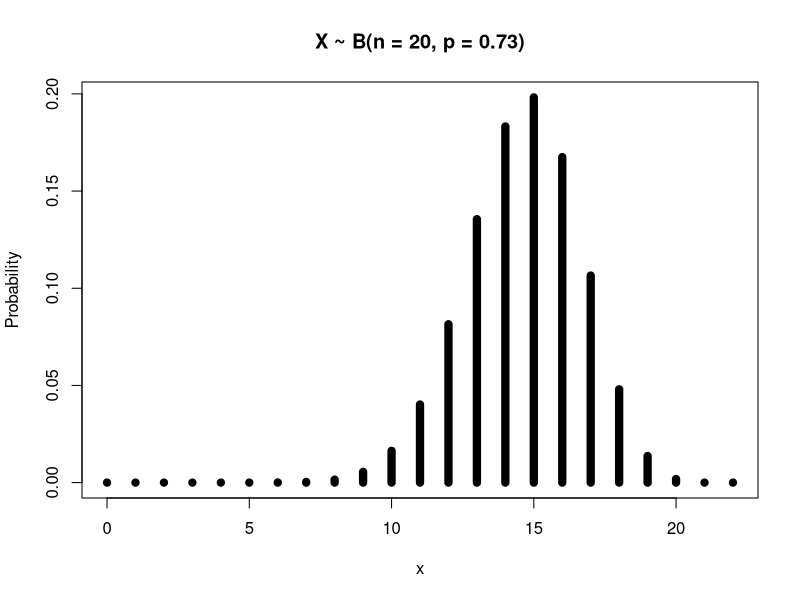
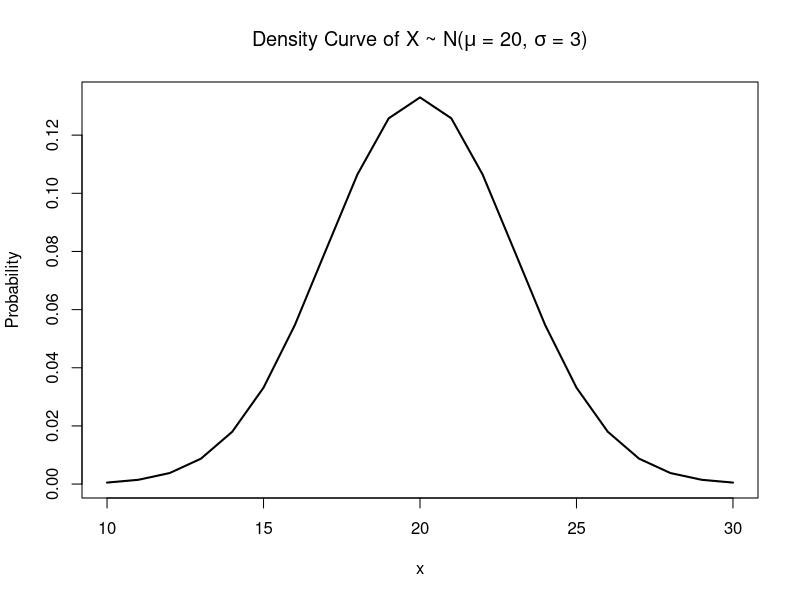
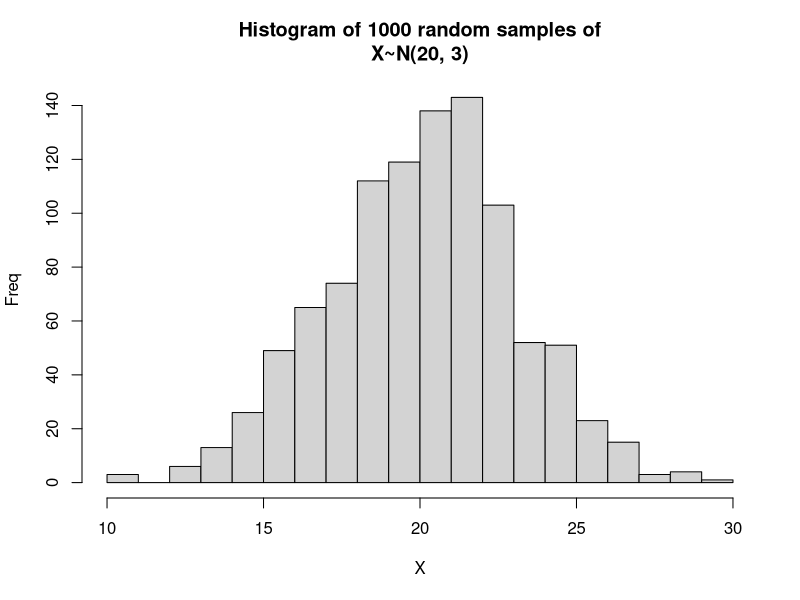
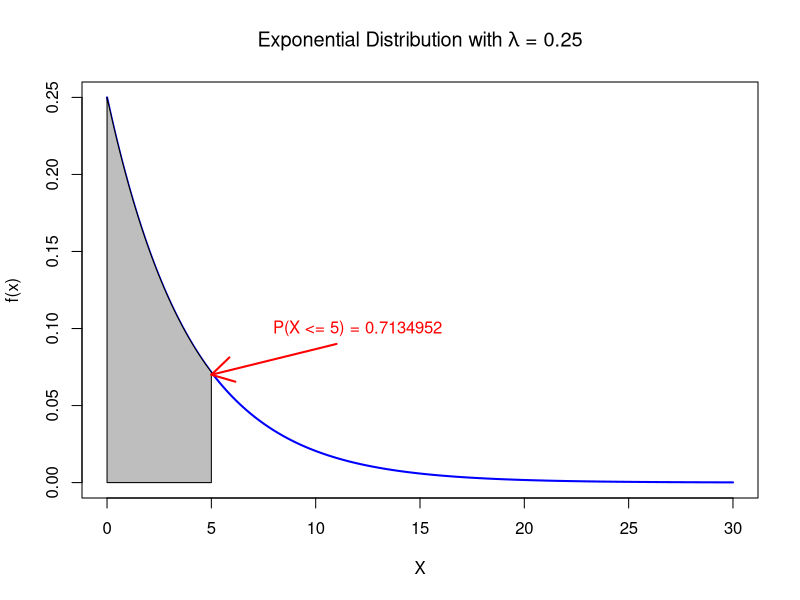
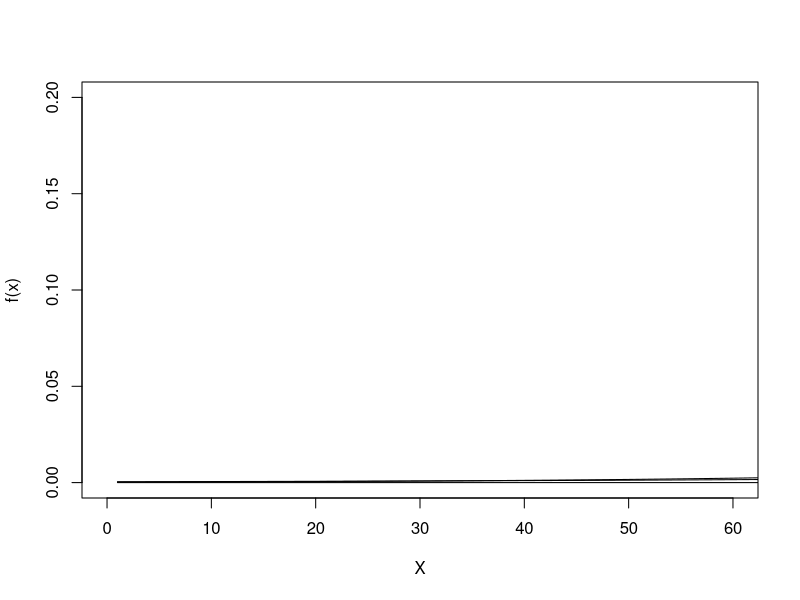

The R source for these figures, in order:
# STAT 435 Lab 7
# William Franzen

# 1. X ~ Bin(n = 20, p = 0.73) ----
n <- 20
p <- 0.73

# a. P(X = 16)
dbinom(15, n, p)

# b. Plot the Probability Distribution Plot of x.
plot(0:22, dbinom(0:22, n, p),
     type = "h",
     lwd = 8,
     main = "X ~ B(n = 20, p = 0.73)",
     xlab = "x",
     ylab = "Probability")

# c. Find P(10 < X < 15)
pbinom(14, n, p) - pbinom(10, n, p)

# d. Find P(14 <= X < 18)
pbinom(17, n, p) - pbinom(14, n, p)

# e. Find P(X > 12)
pbinom(12, n, p, lower.tail = FALSE)

# f. Find x such that P(X > x) = 0.4
qbinom(0.4, n, p)

# g. Find mean and standard deviation of X.
# Mean:
n * p
# STDev:
(n * p * (1-p))**0.5



# 2. X ~ N(mean = 20, stdev = 3) ----
m <- 20
s <- 3

# a. Find f(x = 18)
dnorm(18, m, s)

# b. Draw a probability density curve of X over range 10 to 30.
plot(10:30, dnorm(10:30, m, s),
     type = "l",
     lwd = 2,
     main = expression(paste("Density Curve of X ~ N(", mu, " = 20, ", sigma, " = 3)")),
     xlab = "x",
     ylab = "Probability")

# c. Find P(X > 23)
pnorm(23, m, s, lower.tail = FALSE)

# d. Find P(12 <= X < 21)
pnorm(21, m, s) - pnorm(12, m, s)

# e. Find 70th percentile of X
qnorm(0.7, m, s)

# f. Find a and b such that P(a <= X <= b) = 0.8 (central area)
left <- qnorm(0.1, m, s)
offset <- 20 - left
right <- 20 + offset
left
right
pnorm(right, m, s) - pnorm(left, m, s)

# g. Find the quintiles of X and report them here.
qnorm(seq(0.2, 0.8, by = 0.2), m, s)

# h. Find the IQR of X
qnorm(0.75, m, s) - qnorm(0.25, m, s)

# i. Set the seed to 435 and generate a random sample of size 1000.
set.seed(435)
rnd <- rnorm(1000, m, s)

hist(rnd, breaks = 18,
     main = "Histogram of 1000 random samples of\nX~N(20, 3)",
     xlab = "X",
     ylab = "Freq")
mean(rnd)
sd(rnd)

# 3. X ~ U(2.1, 10.5) ----
a <- 2.1
b <- 10.5

# a. What is the probability of waiting over 3.1 weeks?
punif(3.1, a, b, lower.tail = FALSE)

# b. What is the probability of receiving it in under a month?
month <- 31 / 7
punif(month, a, b)

# c. What is the probability of waiting between 4 and 6 weeks?
punif(6, a, b) - punif(4, a, b)

# d. What value of X separates the longest 5% of the times from the remaining?
qunif(0.95, a, b)

# e. Find mean and standard deviation of X
# Mean:
(a + b) / 2
# STDev:
sqrt((b-a)**2 / 12)

# 4. Exponential Distribution with lambda = 0.25
lam <- 0.25

# a. Find P(X > 7)
pexp(7, lam)

# b. Find P(5 <= X < 20)
pexp(20, lam) - pexp(5, lam)

# c. Find 90th percentile of X
qexp(0.9, lam)

# d. Find P(X <= 5) and recreate this graph.
j <- pexp(5, lam)
thisrange <- seq(0, 30, length.out = 800)
plot(thisrange, dexp(thisrange, lam),
     type = "l",
     col = "blue",
     lwd = 2,
     ylim = c(0, 0.25),
     xlim = c(0, 30),
     main = expression(paste("Exponential Distribution with ", lambda, " = 0.25")),
     xlab = "X",
     ylab = "f(x)")
shade <- seq(0, 5, length.out = 200)
fshade <- dexp(shade, lam)
polygon(c(0, shade, 5), c(0, fshade, 0), density=-1, col="gray")

text(x = 12, y = 0.1,
     labels ="P(X <= 5) = 0.7134952",
     col = "red")
arrows(11, 0.09, 5, 0.07,
       col = "red",
       lwd = 2)

# 5 ----
# Recreate the graph
range5 <- seq(0, 60, length.out = 800)
plot(1, 1,
     type="n",
     xlim = c(0, 60),
     ylim = c(0, 0.2),
     xlab = "X",
     ylab = "f(x)")
lines(dnorm(range5, 20, 6))
lines(dnorm(range5, 30, 10))
lines(dnorm(range5, 40, 2))
